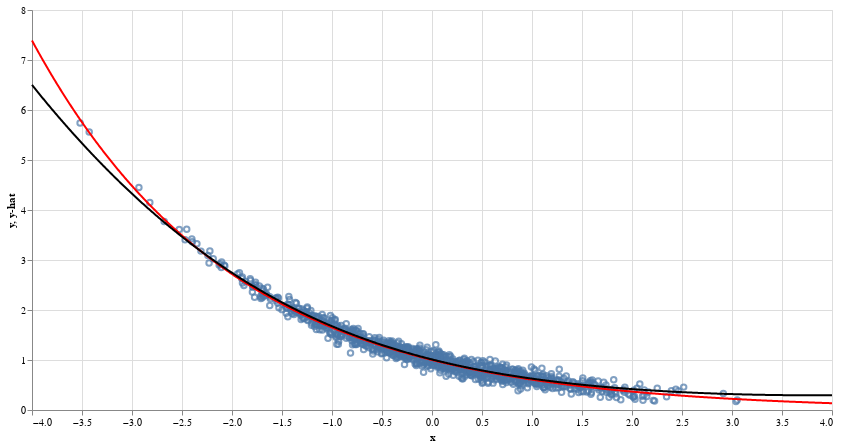

The cell this chart's notebook holds for it:
### Code cell
scatter = alt.Chart(test_df.iloc[:1000]).mark_point().encode(x="x", y="y")
line = (
    alt.Chart(line_df)
    .mark_line(color="red")
    .encode(x="x", y="y")
    .properties(width=800, height=400)
)
line_mod = (
    alt.Chart(line_df)
    .mark_line(color="black")
    .encode(x="x", y="y-hat")
    .properties(width=800, height=400)
)
chart = scatter + line + line_mod
chart  # .interactive()

### Figure 1 — Vega-Lite specification as saved in the notebook (floating-point values rounded to 4 significant figures; data arrays with more than 128 entries replaced by an {"elided": "..."} marker saying what was removed)
{"config": {"view": {"continuousWidth": 300, "continuousHeight": 300}}, "layer": [{"data": {"name": "data-01444abfda00058fc2079dff1a456c46"}, "mark": {"type": "point"}, "encoding": {"x": {"field": "x", "type": "quantitative"}, "y": {"field": "y", "type": "quantitative"}}}, {"data": {"name": "data-7f243438ed590aaaaf106230c4835b83"}, "mark": {"type": "line", "color": "red"}, "encoding": {"x": {"field": "x", "type": "quantitative"}, "y": {"field": "y", "type": "quantitative"}}}, {"data": {"name": "data-7f243438ed590aaaaf106230c4835b83"}, "mark": {"type": "line", "color": "black"}, "encoding": {"x": {"field": "x", "type": "quantitative"}, "y": {"field": "y-hat", "type": "quantitative"}}}], "height": 400, "width": 800, "$schema": "https://vega.github.io/schema/vega-lite/v6.1.0.json", "datasets": {"data-01444abfda00058fc2079dff1a456c46": {"elided": "1000 records"}, "data-7f243438ed590aaaaf106230c4835b83": {"elided": "1000 records"}}}
